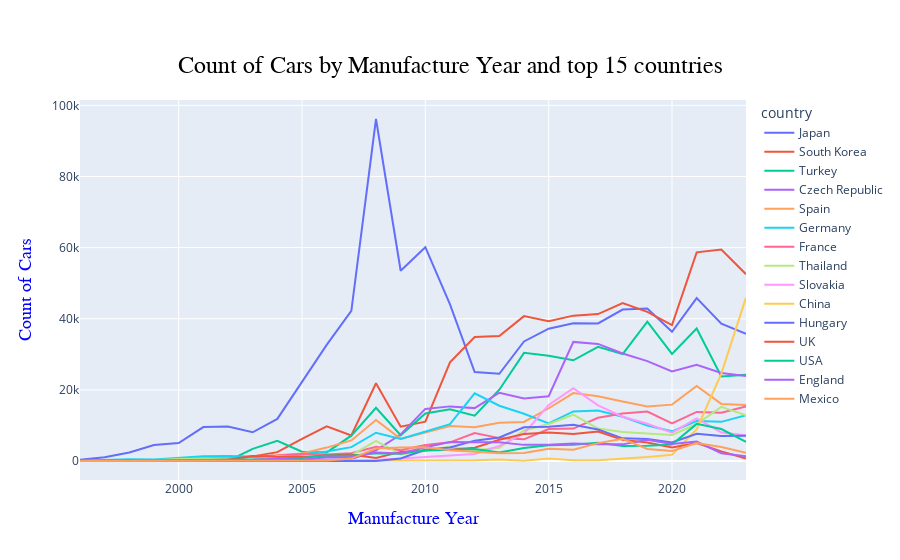

This figure's notebook cell:
### Code cell
# An interactive line graph with plotly
for_countries = data_merged_raw[data_merged_raw['country'].isin(countries_list)]

country = for_countries.groupby(['manufacture_year','country'])['vehicle_number'].count().to_frame().\
                        rename(columns={'vehicle_number': 'count_cars'}).reset_index()

country = country[country['manufacture_year'] != 2024]

#creating a list of unique values for sorting
sorted_groups = countries_list

# Creating an interactive line graph with Plotly Express
fig = px.line(country,
              x='manufacture_year',  # Year on the X-axis
              y='count_cars',        # Count of cars on the Y-axis
              color='country',  # Different lines for each fuel_type
              title='Count of Cars by Manufacture Year and country',
              labels={'count_cars': 'Count of Cars', 'manufacture_year': 'Manufacture Year',
                      'country': 'country'},
              category_orders={'country': sorted_groups})

# Update layout for title and labels
fig.update_layout(
    title={
        'text': 'Count of Cars by Manufacture Year and top 15 countries',
        'y': 0.9,  # You can adjust the position with y
        'x': 0.5,  # Centering the title using x
        'xanchor': 'center',
        'yanchor': 'top',
        'font': {
            'family': 'Arial',  # Font family
            'size': 24,         # Font size
            'color': 'black'    # Font color
        }
    },
    xaxis_title={
        'font': {
            'family': 'Helvetica',  # Font family
            'size': 18,             # Font size
            'color': 'blue'         # Font color
        }
    },
    yaxis_title={
        'font': {
            'family': 'Helvetica',
            'size': 18,
            'color': 'blue'
        }
    }
)
# Show the plot
fig.show()

### Figure 1 — Plotly figure (JSON) as saved in the notebook; plotly's stock layout.template omitted (floating-point values rounded to 4 significant figures)
{"data": [{"hovertemplate": "country=Japan<br>Manufacture Year=%{x}<br>Count of Cars=%{y}<extra></extra>", "legendgroup": "Japan", "line": {"color": "#636efa", "dash": "solid"}, "marker": {"symbol": "circle"}, "mode": "lines", "name": "Japan", "orientation": "v", "showlegend": true, "type": "scatter", "x": [1996, 1997, 1998, 1999, 2000, 2001, 2002, 2003, 2004, 2005, 2006, 2007, 2008, 2009, 2010, 2011, 2012, 2013, 2014, 2015, 2016, 2017, 2018, 2019, 2020, 2021, 2022, 2023], "xaxis": "x", "y": [353, 1049, 2399, 4501, 5040, 9533, 9717, 8080, 11845, 22200, 32635, 42208, 96165, 53492, 60124, 44034, 24999, 24517, 33617, 37208, 38706, 38670, 42595, 42852, 36348, 45819, 38605, 35790], "yaxis": "y"}, {"hovertemplate": "country=South Korea<br>Manufacture Year=%{x}<br>Count of Cars=%{y}<extra></extra>", "legendgroup": "South Korea", "line": {"color": "#EF553B", "dash": "solid"}, "marker": {"symbol": "circle"}, "mode": "lines", "name": "South Korea", "orientation": "v", "showlegend": true, "type": "scatter", "x": [1996, 1997, 1998, 1999, 2000, 2001, 2002, 2003, 2004, 2005, 2006, 2007, 2008, 2009, 2010, 2011, 2012, 2013, 2014, 2015, 2016, 2017, 2018, 2019, 2020, 2021, 2022, 2023], "xaxis": "x", "y": [27, 61, 93, 200, 338, 780, 437, 1263, 2495, 6205, 9771, 7163, 21874, 9645, 11068, 27738, 34850, 35123, 40739, 39279, 40871, 41307, 44398, 41921, 38215, 58664, 59458, 52505], "yaxis": "y"}, {"hovertemplate": "country=Turkey<br>Manufacture Year=%{x}<br>Count of Cars=%{y}<extra></extra>", "legendgroup": "Turkey", "line": {"color": "#00cc96", "dash": "solid"}, "marker": {"symbol": "circle"}, "mode": "lines", "name": "Turkey", "orientation": "v", "showlegend": true, "type": "scatter", "x": [2001, 2002, 2003, 2004, 2005, 2006, 2007, 2008, 2009, 2010, 2011, 2012, 2013, 2014, 2015, 2016, 2017, 2018, 2019, 2020, 2021, 2022, 2023], "xaxis": "x", "y": [1, 3, 3409, 5670, 2621, 2424, 7133, 14979, 7242, 13345, 14565, 12732, 20043, 30404, 29610, 28319, 32109, 30072, 39192, 30113, 37249, 23752, 24248], "yaxis": "y"}, {"hovertemplate": "country=Czech Republic<br>Manufacture Year=%{x}<br>Count of Cars=%{y}<extra></extra>", "legendgroup": "Czech Republic", "line": {"color": "#ab63fa", "dash": "solid"}, "marker": {"symbol": "circle"}, "mode": "lines", "name": "Czech Republic", "orientation": "v", "showlegend": true, "type": "scatter", "x": [1996, 1997, 1998, 1999, 2000, 2001, 2002, 2003, 2004, 2005, 2006, 2007, 2008, 2009, 2010, 2011, 2012, 2013, 2014, 2015, 2016, 2017, 2018, 2019, 2020, 2021, 2022, 2023], "xaxis": "x", "y": [5, 1, 6, 5, 22, 36, 60, 93, 102, 248, 291, 521, 3014, 7437, 14641, 15359, 14874, 19205, 17582, 18222, 33496, 32921, 30232, 28078, 25158, 27022, 24741, 23905], "yaxis": "y"}, {"hovertemplate": "country=Spain<br>Manufacture Year=%{x}<br>Count of Cars=%{y}<extra></extra>", "legendgroup": "Spain", "line": {"color": "#FFA15A", "dash": "solid"}, "marker": {"symbol": "circle"}, "mode": "lines", "name": "Spain", "orientation": "v", "showlegend": true, "type": "scatter", "x": [1996, 1997, 1998, 1999, 2000, 2001, 2002, 2003, 2004, 2005, 2006, 2007, 2008, 2009, 2010, 2011, 2012, 2013, 2014, 2015, 2016, 2017, 2018, 2019, 2020, 2021, 2022, 2023], "xaxis": "x", "y": [17, 40, 101, 144, 336, 855, 992, 1203, 1609, 2123, 3771, 5784, 11515, 6211, 7960, 9860, 9482, 10761, 10987, 14833, 19084, 18190, 16740, 15328, 15850, 21092, 16056, 15770], "yaxis": "y"}, {"hovertemplate": "country=Germany<br>Manufacture Year=%{x}<br>Count of Cars=%{y}<extra></extra>", "legendgroup": "Germany", "line": {"color": "#19d3f3", "dash": "solid"}, "marker": {"symbol": "circle"}, "mode": "lines", "name": "Germany", "orientation": "v", "showlegend": true, "type": "scatter", "x": [1996, 1997, 1998, 1999, 2000, 2001, 2002, 2003, 2004, 2005, 2006, 2007, 2008, 2009, 2010, 2011, 2012, 2013, 2014, 2015, 2016, 2017, 2018, 2019, 2020, 2021, 2022, 2023], "xaxis": "x", "y": [87, 358, 508, 444, 875, 1350, 1433, 1141, 1031, 1836, 2698, 3894, 7949, 6212, 8226, 10347, 19015, 15545, 13284, 10593, 13948, 14217, 12448, 9999, 8341, 11227, 11003, 12849], "yaxis": "y"}, {"hovertemplate": "country=France<br>Manufacture Year=%{x}<br>Count of Cars=%{y}<extra></extra>", "legendgroup": "France", "line": {"color": "#FF6692", "dash": "solid"}, "marker": {"symbol": "circle"}, "mode": "lines", "name": "France", "orientation": "v", "showlegend": true, "type": "scatter", "x": [1996, 1997, 1998, 1999, 2000, 2001, 2002, 2003, 2004, 2005, 2006, 2007, 2008, 2009, 2010, 2011, 2012, 2013, 2014, 2015, 2016, 2017, 2018, 2019, 2020, 2021, 2022, 2023], "xaxis": "x", "y": [21, 51, 73, 76, 135, 337, 587, 1232, 1526, 1985, 1802, 2185, 4023, 3012, 4470, 5242, 7848, 6437, 6087, 8977, 9110, 12150, 13382, 13926, 10602, 13797, 13559, 15337], "yaxis": "y"}, {"hovertemplate": "country=Thailand<br>Manufacture Year=%{x}<br>Count of Cars=%{y}<extra></extra>", "legendgroup": "Thailand", "line": {"color": "#B6E880", "dash": "solid"}, "marker": {"symbol": "circle"}, "mode": "lines", "name": "Thailand", "orientation": "v", "showlegend": true, "type": "scatter", "x": [1998, 1999, 2000, 2001, 2002, 2003, 2004, 2005, 2006, 2007, 2008, 2009, 2010, 2011, 2012, 2013, 2014, 2015, 2016, 2017, 2018, 2019, 2020, 2021, 2022, 2023], "xaxis": "x", "y": [42, 182, 574, 622, 419, 298, 1355, 1080, 1329, 1630, 5642, 1854, 2830, 4110, 3001, 3750, 8571, 10416, 13019, 9136, 8186, 7804, 7323, 10398, 15207, 12865], "yaxis": "y"}, {"hovertemplate": "country=Slovakia<br>Manufacture Year=%{x}<br>Count of Cars=%{y}<extra></extra>", "legendgroup": "Slovakia", "line": {"color": "#FF97FF", "dash": "solid"}, "marker": {"symbol": "circle"}, "mode": "lines", "name": "Slovakia", "orientation": "v", "showlegend": true, "type": "scatter", "x": [2001, 2002, 2003, 2004, 2005, 2006, 2007, 2008, 2009, 2010, 2011, 2012, 2013, 2014, 2015, 2016, 2017, 2018, 2019, 2020, 2021, 2022, 2023], "xaxis": "x", "y": [2, 16, 2, 26, 46, 82, 110, 315, 716, 1173, 1699, 1996, 4265, 7685, 15766, 20455, 15629, 12448, 10461, 7957, 12005, 8032, 7217], "yaxis": "y"}, {"hovertemplate": "country=China<br>Manufacture Year=%{x}<br>Count of Cars=%{y}<extra></extra>", "legendgroup": "China", "line": {"color": "#FECB52", "dash": "solid"}, "marker": {"symbol": "circle"}, "mode": "lines", "name": "China", "orientation": "v", "showlegend": true, "type": "scatter", "x": [2001, 2003, 2010, 2011, 2012, 2013, 2014, 2015, 2016, 2017, 2018, 2019, 2020, 2021, 2022, 2023], "xaxis": "x", "y": [2, 19, 9, 130, 189, 449, 52, 669, 245, 223, 633, 1102, 1762, 8968, 24594, 45932], "yaxis": "y"}, {"hovertemplate": "country=Hungary<br>Manufacture Year=%{x}<br>Count of Cars=%{y}<extra></extra>", "legendgroup": "Hungary", "line": {"color": "#636efa", "dash": "solid"}, "marker": {"symbol": "circle"}, "mode": "lines", "name": "Hungary", "orientation": "v", "showlegend": true, "type": "scatter", "x": [1998, 2000, 2001, 2002, 2003, 2004, 2005, 2006, 2007, 2008, 2009, 2010, 2011, 2012, 2013, 2014, 2015, 2016, 2017, 2018, 2019, 2020, 2021, 2022, 2023], "xaxis": "x", "y": [7, 65, 112, 42, 50, 5, 2, 3, 11, 12, 702, 3137, 3785, 5725, 6633, 9483, 9601, 10204, 8861, 6370, 6213, 5200, 7677, 7060, 7069], "yaxis": "y"}, {"hovertemplate": "country=UK<br>Manufacture Year=%{x}<br>Count of Cars=%{y}<extra></extra>", "legendgroup": "UK", "line": {"color": "#EF553B", "dash": "solid"}, "marker": {"symbol": "circle"}, "mode": "lines", "name": "UK", "orientation": "v", "showlegend": true, "type": "scatter", "x": [1996, 1997, 1998, 1999, 2000, 2001, 2002, 2003, 2004, 2005, 2006, 2007, 2008, 2009, 2010, 2011, 2012, 2013, 2014, 2015, 2016, 2017, 2018, 2019, 2020, 2021, 2022, 2023], "xaxis": "x", "y": [6, 48, 19, 8, 28, 93, 377, 1394, 1194, 1157, 1528, 1795, 824, 2564, 2986, 3193, 3735, 5995, 7623, 7991, 7619, 8294, 5942, 5226, 3810, 5052, 2708, 703], "yaxis": "y"}, {"hovertemplate": "country=USA<br>Manufacture Year=%{x}<br>Count of Cars=%{y}<extra></extra>", "legendgroup": "USA", "line": {"color": "#00cc96", "dash": "solid"}, "marker": {"symbol": "circle"}, "mode": "lines", "name": "USA", "orientation": "v", "showlegend": true, "type": "scatter", "x": [1996, 1997, 1998, 1999, 2000, 2001, 2002, 2003, 2004, 2005, 2006, 2007, 2008, 2009, 2010, 2011, 2012, 2013, 2014, 2015, 2016, 2017, 2018, 2019, 2020, 2021, 2022, 2023], "xaxis": "x", "y": [89, 105, 81, 94, 177, 197, 341, 408, 469, 839, 1566, 1469, 2166, 2017, 3075, 3094, 3392, 2397, 3649, 4426, 4569, 5111, 4252, 4298, 4605, 10442, 8991, 5377], "yaxis": "y"}, {"hovertemplate": "country=England<br>Manufacture Year=%{x}<br>Count of Cars=%{y}<extra></extra>", "legendgroup": "England", "line": {"color": "#ab63fa", "dash": "solid"}, "marker": {"symbol": "circle"}, "mode": "lines", "name": "England", "orientation": "v", "showlegend": true, "type": "scatter", "x": [1996, 1997, 1998, 1999, 2000, 2001, 2002, 2003, 2004, 2005, 2006, 2007, 2008, 2009, 2010, 2011, 2012, 2013, 2014, 2015, 2016, 2017, 2018, 2019, 2020, 2021, 2022, 2023], "xaxis": "x", "y": [6, 7, 84, 37, 56, 91, 263, 323, 600, 335, 1045, 1134, 2381, 2119, 3877, 5366, 5240, 5275, 4536, 4560, 4951, 4698, 4680, 5964, 4783, 5457, 2181, 1348], "yaxis": "y"}, {"hovertemplate": "country=Mexico<br>Manufacture Year=%{x}<br>Count of Cars=%{y}<extra></extra>", "legendgroup": "Mexico", "line": {"color": "#FFA15A", "dash": "solid"}, "marker": {"symbol": "circle"}, "mode": "lines", "name": "Mexico", "orientation": "v", "showlegend": true, "type": "scatter", "x": [1996, 2000, 2001, 2002, 2003, 2004, 2005, 2006, 2007, 2008, 2009, 2010, 2011, 2012, 2013, 2014, 2015, 2016, 2017, 2018, 2019, 2020, 2021, 2022, 2023], "xaxis": "x", "y": [1, 21, 17, 18, 4, 39, 63, 110, 679, 3520, 3820, 3893, 3032, 2514, 2176, 2264, 3466, 3185, 5030, 6222, 3388, 2814, 5079, 3910, 2315], "yaxis": "y"}], "layout": {"legend": {"title": {"text": "country"}, "tracegroupgap": 0}, "title": {"font": {"color": "black", "family": "Arial", "size": 24}, "text": "Count of Cars by Manufacture Year and top 15 countries", "x": 0.5, "xanchor": "center", "y": 0.9, "yanchor": "top"}, "xaxis": {"anchor": "y", "domain": [0, 1], "title": {"font": {"color": "blue", "family": "Helvetica", "size": 18}, "text": "Manufacture Year"}}, "yaxis": {"anchor": "x", "domain": [0, 1], "title": {"font": {"color": "blue", "family": "Helvetica", "size": 18}, "text": "Count of Cars"}}}}
